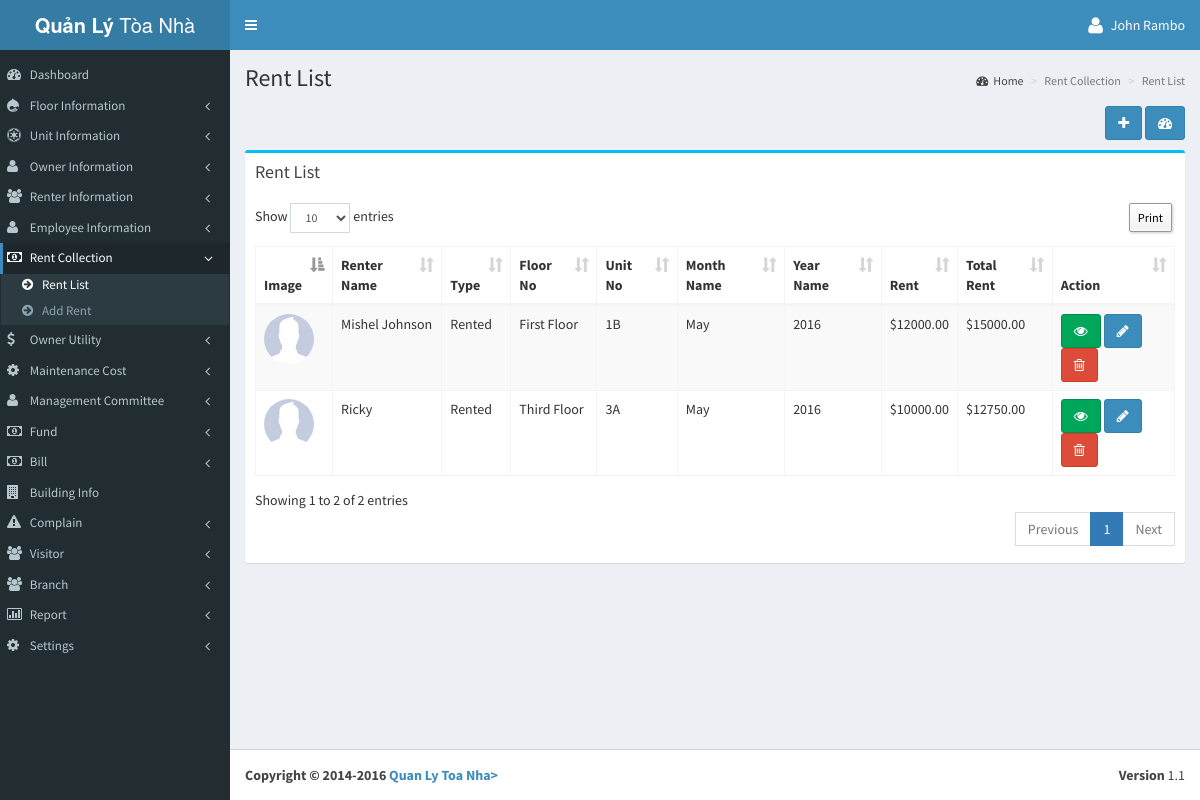
Screenshot of /fair/fairlist.php (signed in) with the database file from the repository.
### tables this page shows
CREATE TABLE IF NOT EXISTS `tbl_add_fair` (
  `f_id` int(11) NOT NULL AUTO_INCREMENT,
  `type` varchar(200) NOT NULL,
  `floor_no` varchar(200) NOT NULL,
  `unit_no` varchar(200) NOT NULL,
  `rid` int(11) NOT NULL DEFAULT '0',
  `month_id` int(11) NOT NULL,
  `xyear` varchar(200) NOT NULL,
  `rent` decimal(15,2) NOT NULL DEFAULT '0.00',
  `water_bill` decimal(15,2) NOT NULL DEFAULT '0.00',
  `electric_bill` decimal(15,2) NOT NULL DEFAULT '0.00',
  `gas_bill` decimal(15,2) NOT NULL DEFAULT '0.00',
  `security_bill` decimal(15,2) NOT NULL DEFAULT '0.00',
  `utility_bill` decimal(15,2) NOT NULL DEFAULT '0.00',
  `other_bill` decimal(15,2) NOT NULL DEFAULT '0.00',
  `total_rent` decimal(15,2) NOT NULL DEFAULT '0.00',
  `issue_date` varchar(200) NOT NULL,
  `branch_id` int(11) NOT NULL,
  `added_date` timestamp NOT NULL DEFAULT CURRENT_TIMESTAMP,
  PRIMARY KEY (`f_id`)
);

CREATE TABLE IF NOT EXISTS `tbl_add_rent` (
  `rid` int(11) NOT NULL AUTO_INCREMENT,
  `r_name` varchar(200) NOT NULL,
  `r_email` varchar(200) NOT NULL,
  `r_contact` varchar(200) NOT NULL,
  `r_address` varchar(200) NOT NULL,
  `r_nid` varchar(200) NOT NULL,
  `r_floor_no` varchar(200) NOT NULL,
  `r_unit_no` varchar(200) NOT NULL,
  `r_advance` decimal(15,2) NOT NULL DEFAULT '0.00',
  `r_rent_pm` decimal(15,2) NOT NULL DEFAULT '0.00',
  `r_date` varchar(200) NOT NULL,
  `r_gone_date` varchar(200) NOT NULL,
  `r_password` varchar(200) NOT NULL,
  `image` varchar(200) NOT NULL,
  `r_status` int(1) NOT NULL DEFAULT '1',
  `r_month` int(11) NOT NULL,
  `r_year` int(11) NOT NULL,
  `branch_id` int(11) NOT NULL,
  `added_date` timestamp NOT NULL DEFAULT CURRENT_TIMESTAMP,
  PRIMARY KEY (`rid`)
);

CREATE TABLE IF NOT EXISTS `tbl_add_floor` (
  `fid` int(11) NOT NULL AUTO_INCREMENT,
  `floor_no` varchar(200) NOT NULL,
  `branch_id` int(11) NOT NULL,
  `added_date` timestamp NOT NULL DEFAULT CURRENT_TIMESTAMP,
  PRIMARY KEY (`fid`)
);

CREATE TABLE IF NOT EXISTS `tbl_add_unit` (
  `uid` int(11) NOT NULL AUTO_INCREMENT,
  `floor_no` varchar(200) NOT NULL,
  `unit_no` varchar(200) NOT NULL,
  `branch_id` int(11) NOT NULL,
  `status` int(1) NOT NULL DEFAULT '0',
  `added_date` timestamp NOT NULL DEFAULT CURRENT_TIMESTAMP,
  PRIMARY KEY (`uid`)
);

CREATE TABLE IF NOT EXISTS `tbl_add_month_setup` (
  `m_id` int(11) NOT NULL AUTO_INCREMENT,
  `month_name` varchar(200) NOT NULL,
  `added_date` timestamp NOT NULL DEFAULT CURRENT_TIMESTAMP,
  PRIMARY KEY (`m_id`)
);

CREATE TABLE IF NOT EXISTS `tbl_settings` (
  `lang_code` varchar(100) NOT NULL,
  `currency` varchar(20) NOT NULL,
  `currency_seperator` varchar(5) NOT NULL,
  `currency_position` varchar(10) NOT NULL,
  `date_format` varchar(20) NOT NULL
);

### language/English/lang_left_menu.php (called while the page is built, shortened)
<?php
$_data['menu_dashboard'] 					= "Dashboard";
$_data['menu_floor'] 						= "Floor Information";
$_data['menu_floor_list'] 					= "Floor List";
$_data['menu_floor_add'] 					= "Add Floor";
$_data['menu_unit_information'] 			= "Unit Information";
$_data['menu_unit_list'] 					= "Unit List";
$_data['menu_add_unit'] 					= "Add Unit";
$_data['menu_owner_information'] 			= "Owner Information";
$_data['menu_owner_list'] 					= "Owner List";
$_data['menu_add_owner'] 					= "Add Owner";
$_data['menu_renter_information'] 			= "Renter Information";
$_data['menu_renter_list'] 					= "Renter List";
$_data['menu_add_renter'] 					= "Add Renter";
$_data['menu_employee_information'] 		= "Employee Information";
$_data['menu_employee_list'] 				= "Employee List";
$_data['menu_add_employee'] 				= "Add Employee";
$_data['menu_rent_collection'] 				= "Rent Collection";
$_data['menu_rent_list'] 					= "Rent List";
$_data['menu_add_rent'] 					= "Add Rent";
$_data['menu_owner_utility'] 				= "Owner Utility";
$_data['menu_owner_utility_list'] 			= "Owner Utility List";
$_data['menu_add_owner_utility'] 			= "Add Owner Utility";
$_data['menu_maintenance_cost'] 			= "Maintenance Cost";
$_data['menu_maintenance_cost_list'] 		= "Maintenance Cost List";
$_data['menu_add_maintenance_cost'] 		= "Add Maintenance Cost";
$_data['menu_management_committee'] 		= "Management Committee";
$_data['menu_member_list'] 					= "Member List";
$_data['menu_add_member'] 					= "Add Member";
$_data['menu_fund'] 						= "Fund";
$_data['menu_fund_list'] 					= "Fund List";
$_data['menu_add_fund'] 					= "Add Fund";
$_data['menu_bill'] 						= "Bill";
$_data['menu_bill_list'] 					= "Bill List";
$_data['menu_add_bill'] 					= "Add Bill";
$_data['menu_building_info'] 				= "Building Info";
$_data['menu_complain'] 					= "Complain";
$_data['menu_complain_list'] 				= "Complain List";
$_data['menu_add_complain'] 				= "Add Complain";
$_data['menu_visitor'] 						= "Visitor";
$_data['menu_visitor_list'] 				= "Visitor List";
$_data['menu_add_visitor'] 					= "Add Visitor";
$_data['menu_report'] 						= "Report";
$_data['menu_fair_report'] 					= "Fare Report";
$_data['menu_rented_report'] 				= "Rented Report";
$_data['menu_visitors_report'] 				= "Visitors Report";
$_data['menu_complain_report'] 				= "Complain Report";
$_data['menu_unit_status_report'] 			= "Unit Status Report";
$_data['menu_fund_status'] 					= "Fund Status";
$_data['menu_bill_report'] 					= "Bill Report";
$_data['menu_settings'] 					= "Settings";
$_data['menu_bill_setup'] 					= "Bill Setup";
$_data['menu_utility_bill'] 				= "Utility Bill";
$_data['menu_employee_setup'] 				= "Employee Salary";
$_data['menu_management_member_type'] 		= "Management Member Type";
$_data['menu_month_setup'] 					= "Month Setup";
$_data['menu_year_setup'] 					= "Year Setup";
$_data['menu_language_setup'] 				= "System Setup";
$_data['menu_branch'] 						= "Branch";
$_data['menu_add_branch'] 					= "Add Branch";
$_data['menu_branch_list'] 					= "Branch List";
?>

### fair/fairlist.php (the view, shortened to what this page needs)
<?php
include('../header.php');
?>
<?php
include '../config.php';
?>
<section class="content-header">
    <h1><?php echo $_data['rent_list'];?></h1>
    <ol class="breadcrumb">
        <li><a href="<?php echo WEB_URL?>dashboard.php"><i class="fa fa-dashboard"></i><?php echo $_data['home_breadcam'];?></a></li>
        <li class="active"><?php echo $_data['add_new_rent_information_breadcam'];?></li>
        <li class="active"><?php echo $_data['rent_list'];?></li>
    </ol>
</section>
<section class="content">
    <div class="row">
        <div class="col-xs-12">
            <div align="right" style="margin-bottom:1%;">
                <a class="btn btn-primary" data-toggle="tooltip" href="<?php echo WEB_URL; ?>fair/addfair.php" data-original-title="<?php echo $_data['add_new_rent_breadcam'];?>"><i class="fa fa-plus"></i></a>
                <a class="btn btn-primary" data-toggle="tooltip" href="<?php echo WEB_URL; ?>dashboard.php" data-original-title="<?php echo $_data['home_breadcam'];?>"><i class="fa fa-dashboard"></i></a>
            </div>
            <div class="box box-info">
                <div class="box-header">
                    <h3 class="box-title"><?php echo $_data['rent_list'];?></h3>
                </div>
                <div class="box-body">
                    <table class="table sakotable table-bordered table-striped dt-responsive">
                        <thead>
                            <tr>
                                <th><?php echo $_data['image'];?></th>
                                <th><?php echo $_data['add_new_form_field_text_6'];?></th>
                                <th><?php echo $_data['add_new_form_field_text_16'];?></th>
                                <th><?php echo $_data['add_new_form_field_text_1'];?></th>
                                <th><?php echo $_data['add_new_form_field_text_3'];?></th>
                                <th><?php echo $_data['add_new_form_field_text_17'];?></th>
                                <th><?php echo $_data['add_new_form_field_text_18'];?></th>
                                <th><?php echo $_data['add_new_form_field_text_7'];?></th>
                                <th><?php echo $_data['add_new_form_field_text_14'];?></th>
                                <th><?php echo $_data['action_text'];?></th>
                            </tr>
                        </thead>
                        <tbody>
                        <?php
                        $stmt = $conn->prepare("SELECT *, ar.image AS r_image, ar.r_name, fl.floor_no AS fl_floor, u.unit_no AS u_unit, m.month_name
                                                FROM tbl_add_fair f
                                                INNER JOIN tbl_add_floor fl ON fl.fid = f.floor_no
                                                INNER JOIN tbl_add_unit u ON u.uid = f.unit_no
                                                INNER JOIN tbl_add_month_setup m ON m.m_id = f.month_id
                                                INNER JOIN tbl_add_rent ar ON ar.rid = f.rid
                                                WHERE f.type = 'Rented' AND f.branch_id = ?
                                                ORDER BY f.f_id DESC");
                        $stmt->bind_param("i", $_SESSION['objLogin']['branch_id']);
                        $stmt->execute();
                        $result = $stmt->get_result();
                        while($row = $result->fetch_assoc()){
                            $r_image = WEB_URL . 'img/no_image.jpg';
                        ?>
                            <tr>
                                <td><img class="photo_img_round" style="width:50px;height:50px;" src="<?php echo $r_image; ?>" /></td>
                                <td><?php echo $row['r_name']; ?></td>
                                <td><?php echo $row['type']; ?></td>
                                <td><?php echo $row['fl_floor']; ?></td>
                                <td><?php echo $row['u_unit']; ?></td>
                                <td><?php echo $row['month_name']; ?></td>
                                <td><?php echo $row['xyear']; ?></td>
                                <td><?php echo ($currency_position == 'left') ? $global_currency.$row['rent'] : $row['rent'].$global_currency; ?></td>
                                <td><?php echo ($currency_position == 'left') ? $global_currency.$row['total_rent'] : $row['total_rent'].$global_currency; ?></td>
                                <td>
                                    <a class="btn btn-success" data-toggle="tooltip" href="javascript:;" onClick="$('#nurse_view_<?php echo $row['f_id']; ?>').modal('show');" data-original-title="<?php echo $_data['view_text'];?>"><i class="fa fa-eye"></i></a>
                                    <a class="btn btn-primary" data-toggle="tooltip" href="<?php echo WEB_URL;?>fair/addfair.php?id=<?php echo $row['f_id']; ?>" data-original-title="<?php echo $_data['edit_text'];?>"><i class="fa fa-pencil"></i></a>
                                    <a class="btn btn-danger" data-toggle="tooltip" href="javascript:;" onclick="if(confirm('Delete?')) { window.location = '<?php echo WEB_URL; ?>fair/fairlist.php?id=<?= $row['f_id'] ?>'; }" data-original-title="<?php echo $_data['delete_text'];?>"><i class="fa fa-trash-o"></i></a>
                                </td>
                            </tr>
                        <?php
                        }
                        ?>
                        </tbody>
                    </table>
                </div>
            </div>
        </div>
    </div>
</section>
<?php include('../footer.php'); ?>

### rows the page displays
tbl_add_fair: rid.r_name "Mishel Johnson", type "Rented", tbl_add_floor.floor_no "First Floor", tbl_add_unit.unit_no "1B", tbl_add_month_setup.month_name "May", xyear "2016", rent "12000.00", total_rent "15000.00"
tbl_settings: currency "$"
tbl_add_fair: rid.r_name "Ricky", type "Rented", tbl_add_floor.floor_no "Third Floor", tbl_add_unit.unit_no "3A", tbl_add_month_setup.month_name "May", xyear "2016", rent "10000.00", total_rent "12750.00"

### other values shown
$_SESSION['objLogin']['name'] "John Rambo"
$_data['menu_dashboard'] "Dashboard"
$_data['menu_floor'] "Floor Information"
$_data['menu_unit_information'] "Unit Information"
$_data['menu_owner_information'] "Owner Information"
$_data['menu_renter_information'] "Renter Information"
$_data['menu_employee_information'] "Employee Information"
$_data['menu_rent_collection'] "Rent Collection"
$_data['menu_rent_list'] "Rent List"
$_data['menu_add_rent'] "Add Rent"
$_data['menu_owner_utility'] "Owner Utility"
$_data['menu_maintenance_cost'] "Maintenance Cost"
$_data['menu_management_committee'] "Management Committee"
$_data['menu_fund'] "Fund"
$_data['menu_bill'] "Bill"
